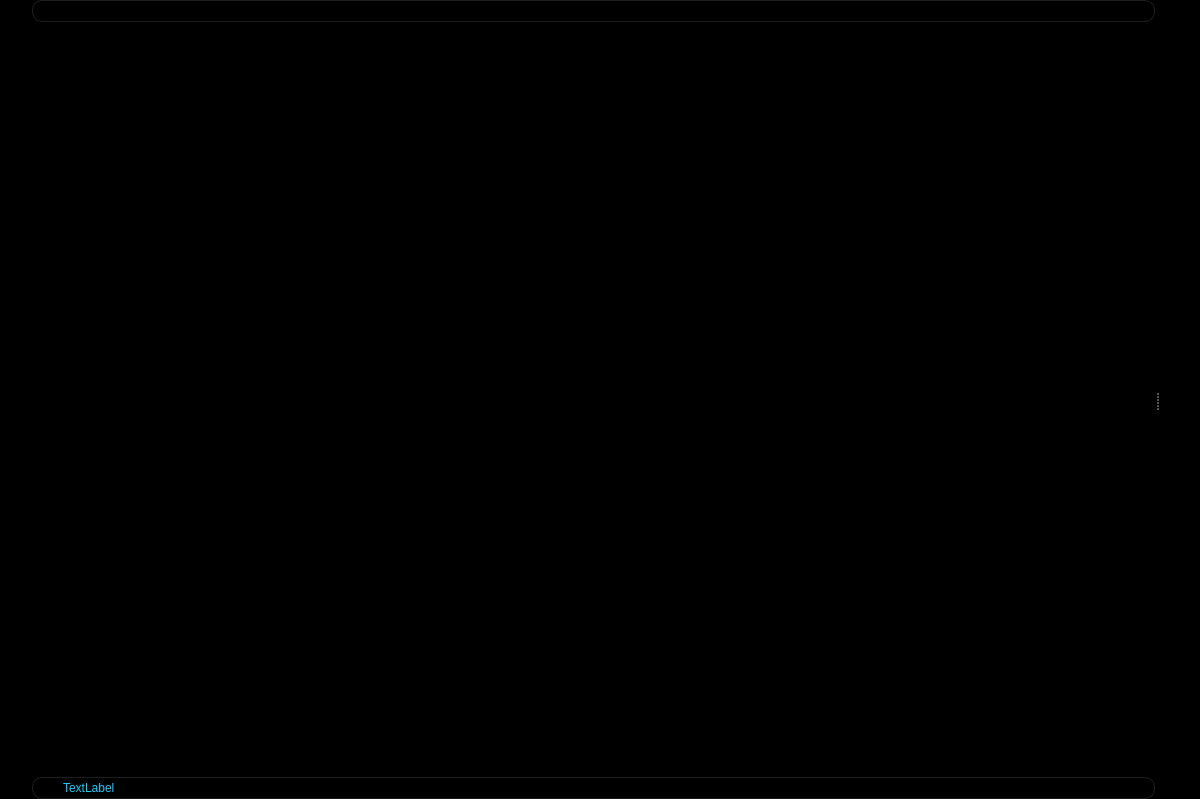
<?xml version="1.0" encoding="UTF-8"?>
<ui version="4.0">
 <class>PlayerMainWindow</class>
 <widget class="QWidget" name="PlayerMainWindow">
  <property name="geometry">
   <rect>
    <x>0</x>
    <y>0</y>
    <width>1200</width>
    <height>799</height>
   </rect>
  </property>
  <property name="windowTitle">
   <string>SPYDER Player</string>
  </property>
  <property name="windowIcon">
   <iconset resource="resources.qrc">
    <normaloff>:/icons/icons/spider.png</normaloff>:/icons/icons/spider.png</iconset>
  </property>
  <property name="styleSheet">
   <string notr="true">color: white;
background-color: black;</string>
  </property>
  <layout class="QVBoxLayout" name="verticalLayout_3">
   <property name="spacing">
    <number>0</number>
   </property>
   <property name="leftMargin">
    <number>0</number>
   </property>
   <property name="topMargin">
    <number>0</number>
   </property>
   <property name="rightMargin">
    <number>0</number>
   </property>
   <property name="bottomMargin">
    <number>0</number>
   </property>
   <item>
    <widget class="QSplitter" name="Horizontal_splitter">
     <property name="minimumSize">
      <size>
       <width>300</width>
       <height>0</height>
      </size>
     </property>
     <property name="styleSheet">
      <string notr="true">background-color: rgb(0, 0, 0);

QSplitter::handle
{
    background-color: transparent;
}
</string>
     </property>
     <property name="lineWidth">
      <number>4</number>
     </property>
     <property name="orientation">
      <enum>Qt::Orientation::Horizontal</enum>
     </property>
     <property name="handleWidth">
      <number>4</number>
     </property>
     <widget class="QWidget" name="horizontalLayoutWidget">
      <layout class="QHBoxLayout" name="horizontalLayout">
       <property name="spacing">
        <number>0</number>
       </property>
       <property name="sizeConstraint">
        <enum>QLayout::SizeConstraint::SetDefaultConstraint</enum>
       </property>
       <item>
        <layout class="QHBoxLayout" name="horizontalLayout_3">
         <property name="spacing">
          <number>0</number>
         </property>
         <item>
          <layout class="QVBoxLayout" name="verticalLayout_2" stretch="1,100,0">
           <property name="spacing">
            <number>0</number>
           </property>
           <item>
            <layout class="QHBoxLayout" name="searchLayout" stretch="0,30">
             <property name="spacing">
              <number>0</number>
             </property>
             <item>
              <widget class="QPushButton" name="Search_button">
               <property name="sizePolicy">
                <sizepolicy hsizetype="Fixed" vsizetype="Fixed">
                 <horstretch>0</horstretch>
                 <verstretch>0</verstretch>
                </sizepolicy>
               </property>
               <property name="maximumSize">
                <size>
                 <width>32</width>
                 <height>30</height>
                </size>
               </property>
               <property name="toolTip">
                <string>Search All Lists</string>
               </property>
               <property name="styleSheet">
                <string notr="true">QPushButton:pressed
{
	background-color: rgb(50, 50, 50);
}</string>
               </property>
               <property name="text">
                <string/>
               </property>
               <property name="icon">
                <iconset resource="resources.qrc">
                 <normaloff>:/icons/icons/search.png</normaloff>:/icons/icons/search.png</iconset>
               </property>
               <property name="iconSize">
                <size>
                 <width>22</width>
                 <height>22</height>
                </size>
               </property>
               <property name="flat">
                <bool>true</bool>
               </property>
              </widget>
             </item>
             <item>
              <widget class="QLineEdit" name="Query_input">
               <property name="sizePolicy">
                <sizepolicy hsizetype="Preferred" vsizetype="Preferred">
                 <horstretch>0</horstretch>
                 <verstretch>0</verstretch>
                </sizepolicy>
               </property>
               <property name="minimumSize">
                <size>
                 <width>0</width>
                 <height>0</height>
                </size>
               </property>
               <property name="maximumSize">
                <size>
                 <width>16777215</width>
                 <height>30</height>
                </size>
               </property>
               <property name="focusPolicy">
                <enum>Qt::FocusPolicy::ClickFocus</enum>
               </property>
               <property name="toolTip">
                <string>Enter Search Query (multiple phrases can be searched with + separator.  Example search: sports + 4K)</string>
               </property>
               <property name="styleSheet">
                <string notr="true">/*background-color: rgb(30, 30, 30);
color: rgb(20, 205, 255); */


QLineEdit
{
	border: 1px solid rgb(30, 30, 30);
	background-color: black;
	border-radius: 10px;
	padding-left: 25px;
	color: rgb(20, 205, 255); 
}</string>
               </property>
               <property name="maxLength">
                <number>300</number>
               </property>
               <property name="frame">
                <bool>false</bool>
               </property>
               <property name="alignment">
                <set>Qt::AlignmentFlag::AlignLeading|Qt::AlignmentFlag::AlignLeft|Qt::AlignmentFlag::AlignVCenter</set>
               </property>
              </widget>
             </item>
            </layout>
           </item>
           <item>
            <widget class="QTreeWidget" name="PlayList_tree">
             <property name="focusPolicy">
              <enum>Qt::FocusPolicy::ClickFocus</enum>
             </property>
             <property name="autoFillBackground">
              <bool>false</bool>
             </property>
             <property name="styleSheet">
              <string notr="true">        QTreeWidget
        {
        background-color: rgb(15, 15, 15);
        background: black;
        color: white;
        }

        QTreeView::branch:open
        {
        image: url(&quot;:/icons/icons/expanded.png&quot;);
        }
        QTreeView::branch:closed:has-children
        {
        image: url(&quot;:/icons/icons/collapsed.png&quot;);
        }

        QTreeWidget::item
        {
        height: 50px;
        }

        QTreeWidget::indicator
        {
        width: 16px;
        height: 16px;
        }

        QTreeWidgetItem::indicator:enabled
        {
        padding-right: 10px;
        }

        QTreeWidget::indicator:checked
        {
        image: url(&quot;:/icons/icons/star-full.png&quot;);
        }

        QTreeWidget::indicator:unchecked
        {
        image: url(&quot;:/icons/icons/star-empty.png&quot;);
        }

        QTreeView::item:selected
        {
        background-color: rgb(30, 30, 30);
        border: 1px solid rgb(82, 26, 149);
        border-left-color: transparent;
        border-right-color: transparent;
        }
        
        QTreeView::item:hover
        {
        background-color: rgb(35, 11, 63);
        border: 1px solid rgb(82, 26, 149);
        border-left-color: transparent;
        border-right-color: transparent;
        }    
            
        QScrollBar:vertical 
        {
            border: 2px solid black;
            background: black;
            width: 15px;
            margin: 22px 0 22px 0;
        }
        QScrollBar::handle:vertical 
        {
            /*border: 1px solid rgb(35, 11, 63);*/
            background: rgb(82, 26, 149);
            min-height: 40px;
            border-radius: 4px; 
        }
        QScrollBar::add-line:vertical 
        {
            border: 2px solid rgb(35, 11, 63);
            background: rgb(82, 26, 149);
            height: 15px;
            border-radius: 4px; 
            subcontrol-position: bottom;
            subcontrol-origin: margin;
        }
        QScrollBar::sub-line:vertical 
        {
            border: 2px solid rgb(35, 11, 63);
            background: rgb(82, 26, 149);
            height: 15px;
            border-radius: 4px; 
            subcontrol-position: top;
            subcontrol-origin: margin;
        }  
        background-color: rgb(15, 15, 15);
        border: 1px solid transparent;</string>
             </property>
             <property name="editTriggers">
              <set>QAbstractItemView::EditTrigger::DoubleClicked|QAbstractItemView::EditTrigger::EditKeyPressed|QAbstractItemView::EditTrigger::SelectedClicked</set>
             </property>
             <property name="indentation">
              <number>25</number>
             </property>
             <property name="uniformRowHeights">
              <bool>true</bool>
             </property>
             <property name="sortingEnabled">
              <bool>false</bool>
             </property>
             <property name="animated">
              <bool>true</bool>
             </property>
             <property name="wordWrap">
              <bool>true</bool>
             </property>
             <property name="headerHidden">
              <bool>true</bool>
             </property>
             <column>
              <property name="text">
               <string notr="true">1</string>
              </property>
             </column>
            </widget>
           </item>
           <item>
            <layout class="QHBoxLayout" name="bottomhorizontalLayout">
             <property name="spacing">
              <number>0</number>
             </property>
             <item>
              <widget class="QPushButton" name="Settings_button">
               <property name="sizePolicy">
                <sizepolicy hsizetype="Fixed" vsizetype="Fixed">
                 <horstretch>0</horstretch>
                 <verstretch>0</verstretch>
                </sizepolicy>
               </property>
               <property name="maximumSize">
                <size>
                 <width>32</width>
                 <height>30</height>
                </size>
               </property>
               <property name="toolTip">
                <string>Settings</string>
               </property>
               <property name="styleSheet">
                <string notr="true">QPushButton:pressed
{
	background-color: rgb(50, 50, 50);
}</string>
               </property>
               <property name="text">
                <string/>
               </property>
               <property name="icon">
                <iconset resource="resources.qrc">
                 <normaloff>:/icons/icons/settings-sliders.png</normaloff>:/icons/icons/settings-sliders.png</iconset>
               </property>
               <property name="iconSize">
                <size>
                 <width>22</width>
                 <height>22</height>
                </size>
               </property>
               <property name="flat">
                <bool>true</bool>
               </property>
              </widget>
             </item>
             <item>
              <widget class="QLabel" name="Status_label">
               <property name="maximumSize">
                <size>
                 <width>16777215</width>
                 <height>30</height>
                </size>
               </property>
               <property name="styleSheet">
                <string notr="true">/*background-color: rgb(30, 30, 30);
color: rgb(20, 205, 255);  */

QLabel
{
	border: 1px solid rgb(30, 30, 30);
	background-color: black;
	border-radius: 10px;
	padding-left: 0px;
	color: rgb(20, 205, 255); 
}</string>
               </property>
               <property name="text">
                <string>TextLabel</string>
               </property>
               <property name="indent">
                <number>30</number>
               </property>
              </widget>
             </item>
            </layout>
           </item>
          </layout>
         </item>
        </layout>
       </item>
      </layout>
     </widget>
     <widget class="QWidget" name="horizontalLayoutWidget_2">
      <layout class="QVBoxLayout" name="verticalLayout" stretch="0">
       <property name="spacing">
        <number>0</number>
       </property>
       <item>
        <widget class="QSplitter" name="Vertical_splitter">
         <property name="styleSheet">
          <string notr="true">QSplitter::handle
{
    background-color: transparent;
}</string>
         </property>
         <property name="lineWidth">
          <number>1</number>
         </property>
         <property name="orientation">
          <enum>Qt::Orientation::Vertical</enum>
         </property>
         <property name="handleWidth">
          <number>1</number>
         </property>
         <widget class="QWidget" name="gridLayoutWidget">
          <layout class="QGridLayout" name="gridLayout">
           <property name="spacing">
            <number>0</number>
           </property>
           <item row="1" column="1">
            <widget class="QWidget" name="VideoView_widget" native="true">
             <property name="sizePolicy">
              <sizepolicy hsizetype="Expanding" vsizetype="Expanding">
               <horstretch>0</horstretch>
               <verstretch>0</verstretch>
              </sizepolicy>
             </property>
            </widget>
           </item>
           <item row="1" column="0">
            <widget class="QLabel" name="ShowControlPanel_left_label">
             <property name="sizePolicy">
              <sizepolicy hsizetype="Expanding" vsizetype="Expanding">
               <horstretch>0</horstretch>
               <verstretch>0</verstretch>
              </sizepolicy>
             </property>
             <property name="maximumSize">
              <size>
               <width>1</width>
               <height>16777215</height>
              </size>
             </property>
             <property name="mouseTracking">
              <bool>true</bool>
             </property>
             <property name="styleSheet">
              <string notr="true">QLabel
{
	background-color: black;
}</string>
             </property>
             <property name="text">
              <string/>
             </property>
            </widget>
           </item>
           <item row="0" column="1">
            <widget class="QLabel" name="ShowControlPanel_top_label">
             <property name="sizePolicy">
              <sizepolicy hsizetype="Expanding" vsizetype="Expanding">
               <horstretch>0</horstretch>
               <verstretch>0</verstretch>
              </sizepolicy>
             </property>
             <property name="maximumSize">
              <size>
               <width>16777215</width>
               <height>1</height>
              </size>
             </property>
             <property name="mouseTracking">
              <bool>true</bool>
             </property>
             <property name="styleSheet">
              <string notr="true">QLabel
{
	background-color: black;
}</string>
             </property>
             <property name="text">
              <string/>
             </property>
            </widget>
           </item>
           <item row="2" column="1">
            <widget class="QLabel" name="ShowControlPanel_bottom_label">
             <property name="sizePolicy">
              <sizepolicy hsizetype="Expanding" vsizetype="Expanding">
               <horstretch>0</horstretch>
               <verstretch>0</verstretch>
              </sizepolicy>
             </property>
             <property name="maximumSize">
              <size>
               <width>16777215</width>
               <height>1</height>
              </size>
             </property>
             <property name="mouseTracking">
              <bool>true</bool>
             </property>
             <property name="styleSheet">
              <string notr="true">QLabel
{
	background-color: black;
}</string>
             </property>
             <property name="text">
              <string/>
             </property>
            </widget>
           </item>
           <item row="1" column="2">
            <widget class="QLabel" name="ShowControlPanel_right_label">
             <property name="sizePolicy">
              <sizepolicy hsizetype="Expanding" vsizetype="Expanding">
               <horstretch>0</horstretch>
               <verstretch>0</verstretch>
              </sizepolicy>
             </property>
             <property name="maximumSize">
              <size>
               <width>1</width>
               <height>16777215</height>
              </size>
             </property>
             <property name="mouseTracking">
              <bool>true</bool>
             </property>
             <property name="styleSheet">
              <string notr="true">QLabel
{
	background-color: black;
}</string>
             </property>
             <property name="text">
              <string/>
             </property>
            </widget>
           </item>
          </layout>
         </widget>
         <widget class="QWidget" name="verticalLayoutWidget">
          <layout class="QVBoxLayout" name="botomverticalLayout">
           <property name="spacing">
            <number>0</number>
           </property>
          </layout>
         </widget>
        </widget>
       </item>
      </layout>
     </widget>
    </widget>
   </item>
  </layout>
 </widget>
 <resources>
  <include location="resources.qrc"/>
 </resources>
 <connections/>
</ui>
